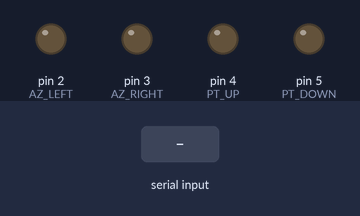
A sketch run on a simulated Arduino Uno, built with avr-gcc and run on an emulated ATmega328P. Shown: output pins drawn as LEDs (lit = HIGH). Inputs (shaded band) come from the test bench.

Above: at 1.2 s.
1.3 s: "90|45|200\n" received over Serial
At 2.2 s:
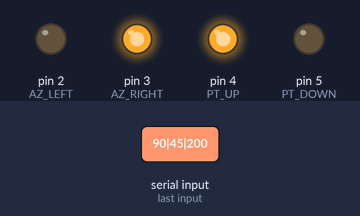
2.8 s: "30|150|10\n" received over Serial
At 3.4 s:
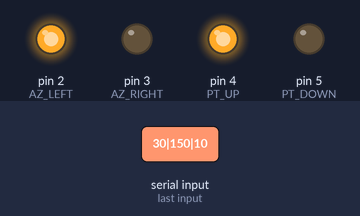
4.3 s: "0\n" received over Serial
At 5.4 s:
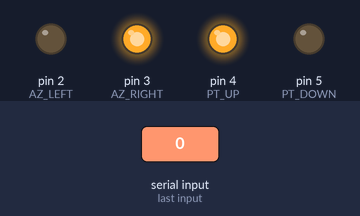
5.8 s: "90|45\n" received over Serial
At 6.7 s:
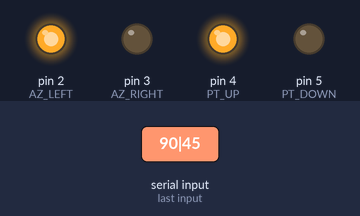
Timing chart, 0 to 8.3 s (numbered marks = the images above; inputs shaded):
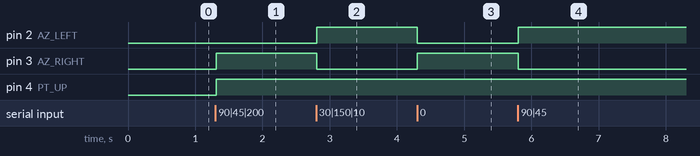

The sketch:

arduino.ino
```cpp
int AZ_LEFT = 2;
int AZ_RIGHT = 3;
int PT_UP = 4;
int PT_DOWN = 5;

char buffer[512];
int indexBuffer = 0;

float targetBearing = 0.0f;
float targetPitch = 0.0f;

float currentBearing = 0.0f;
float currentPitch = 0.0f;

float deadzone = 2.0f;

void setup() {
  // put your setup code here, to run once:
  Serial.begin(9600);
  pinMode(AZ_LEFT, OUTPUT);
  pinMode(AZ_RIGHT, OUTPUT);
  pinMode(PT_UP, OUTPUT);
  pinMode(PT_DOWN, OUTPUT);

  digitalWrite(AZ_LEFT, LOW);
  digitalWrite(AZ_RIGHT, LOW);
  digitalWrite(PT_UP, LOW);
  digitalWrite(PT_DOWN, LOW);

  while(!Serial) {
    delay(5);
  }
}

void parseInput() {

    int offset = 0;
    char *token = strtok(buffer, "|");
    while(token != NULL) {
    float f = atof(token);

      switch(offset) {
        case 0:
          targetBearing = f;
          break;
        case 1:
          targetPitch = f;
          break;
        case 2:
          currentBearing = f;
          break;
        case 3:
          currentPitch = f;
          break;
      }
      token = strtok(NULL, "|");
      offset++;
    }
}

void loop() {
  while(Serial.available()) {
    int c = Serial.read();

    if(c == '\n' || c == '\r') c = 0;

    buffer[indexBuffer++] = c;

    if(c == 0) {
      parseInput();
      indexBuffer = 0;
    }
  }

  if (abs(targetBearing - currentBearing) < 2) {
    digitalWrite(AZ_LEFT, LOW);
    digitalWrite(AZ_RIGHT, LOW);
  } else if(targetBearing < currentBearing) {
    digitalWrite(AZ_LEFT, LOW);
    digitalWrite(AZ_RIGHT, HIGH);
  } else {
    digitalWrite(AZ_LEFT, HIGH);
    digitalWrite(AZ_RIGHT, LOW);
  }

  if (abs(targetPitch - currentPitch) < 10) {
    digitalWrite(PT_DOWN, LOW);
    digitalWrite(PT_UP, LOW);
  } else if(targetPitch > currentPitch) {
    digitalWrite(PT_DOWN, LOW);
    digitalWrite(PT_UP, HIGH);
  } else {
    digitalWrite(PT_DOWN, HIGH);
    digitalWrite(PT_UP, LOW);
  }
}
```

Measured:
- after the input at 1.3 s, pin 3 (AZ_RIGHT), pin 4 (PT_UP): LOW → HIGH at once
- after the input at 2.8 s, pin 2 (AZ_LEFT): LOW → HIGH at once; pin 3 (AZ_RIGHT): HIGH → LOW at once
- after the input at 4.3 s, pin 2 (AZ_LEFT): HIGH → LOW at once; pin 3 (AZ_RIGHT): LOW → HIGH at once
- after the input at 5.8 s, pin 2 (AZ_LEFT): LOW → HIGH at once; pin 3 (AZ_RIGHT): HIGH → LOW at once
